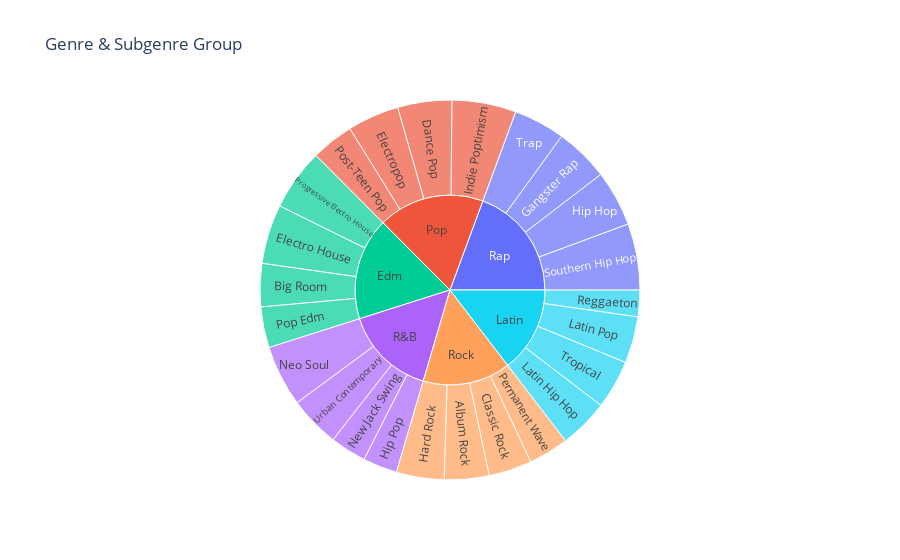

The cell this chart's notebook holds for it:
### Markdown cell above
**Distribution of genres/subgenres**

### Code cell
genre_n_sub = (
    df.groupby(['playlist genre' ,'playlist subgenre'], as_index = False)
    .agg({'track name':'nunique'})
)
genre_n_sub['playlist genre'] = genre_n_sub['playlist genre'].str.title()
genre_n_sub['playlist subgenre'] = genre_n_sub['playlist subgenre'].str.title()

fig = px.sunburst(
    genre_n_sub, 
    path=['playlist genre', 'playlist subgenre'], 
    values='track name',
    title = 'Genre & Subgenre Group'
)
fig.show()

### Figure 1 — Plotly figure (JSON) as saved in the notebook; plotly's stock layout.template omitted (floating-point values rounded to 4 significant figures)
{"data": [{"branchvalues": "total", "domain": {"x": [0, 1], "y": [0, 1]}, "hovertemplate": "labels=%{label}<br>track name=%{value}<br>parent=%{parent}<br>id=%{id}<extra></extra>", "ids": ["Rock/Album Rock", "Edm/Big Room", "Rock/Classic Rock", "Pop/Dance Pop", "Edm/Electro House", "Pop/Electropop", "Rap/Gangster Rap", "Rock/Hard Rock", "Rap/Hip Hop", "R&B/Hip Pop", "Pop/Indie Poptimism", "Latin/Latin Hip Hop", "Latin/Latin Pop", "R&B/Neo Soul", "R&B/New Jack Swing", "Rock/Permanent Wave", "Edm/Pop Edm", "Pop/Post-Teen Pop", "Edm/Progressive Electro House", "Latin/Reggaeton", "Rap/Southern Hip Hop", "Rap/Trap", "Latin/Tropical", "R&B/Urban Contemporary", "Edm", "Latin", "Pop", "R&B", "Rap", "Rock"], "labels": ["Album Rock", "Big Room", "Classic Rock", "Dance Pop", "Electro House", "Electropop", "Gangster Rap", "Hard Rock", "Hip Hop", "Hip Pop", "Indie Poptimism", "Latin Hip Hop", "Latin Pop", "Neo Soul", "New Jack Swing", "Permanent Wave", "Pop Edm", "Post-Teen Pop", "Progressive Electro House", "Reggaeton", "Southern Hip Hop", "Trap", "Tropical", "Urban Contemporary", "Edm", "Latin", "Pop", "R&B", "Rap", "Rock"], "name": "", "parents": ["Rock", "Edm", "Rock", "Pop", "Edm", "Pop", "Rap", "Rock", "Rap", "R&B", "Pop", "Latin", "Latin", "R&B", "R&B", "Rock", "Edm", "Pop", "Edm", "Latin", "Rap", "Rap", "Latin", "R&B", "", "", "", "", "", ""], "type": "sunburst", "values": [1024, 987, 988, 1238, 1357, 1182, 1234, 1093, 1280, 785, 1468, 1131, 1067, 1399, 829, 916, 935, 976, 1406, 607, 1519, 1176, 1117, 1166, 4685, 3922, 4864, 4179, 5209, 4021]}], "layout": {"legend": {"tracegroupgap": 0}, "title": {"text": "Genre & Subgenre Group"}}}
